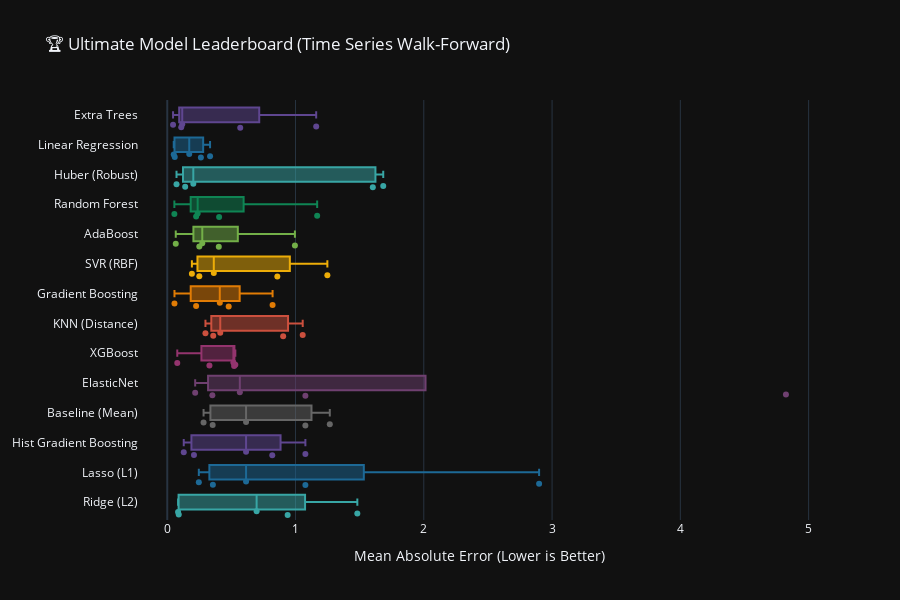

This figure's notebook cell:
### Code cell
import pandas as pd
import numpy as np
import plotly.express as px
import warnings

# Sklearn Core
from sklearn.model_selection import TimeSeriesSplit, KFold, cross_validate
from sklearn.linear_model import LinearRegression, Ridge, Lasso, ElasticNet, HuberRegressor
from sklearn.ensemble import RandomForestRegressor, ExtraTreesRegressor, GradientBoostingRegressor, HistGradientBoostingRegressor, AdaBoostRegressor
from sklearn.neighbors import KNeighborsRegressor
from sklearn.svm import SVR
from sklearn.tree import DecisionTreeRegressor
from sklearn.dummy import DummyRegressor

# External Giants (with safety checks)
try:
    from xgboost import XGBRegressor
except ImportError:
    XGBRegressor = None
try:
    from lightgbm import LGBMRegressor
except ImportError:
    LGBMRegressor = None
try:
    from catboost import CatBoostRegressor
except ImportError:
    CatBoostRegressor = None

# Suppress convergence warnings for cleaner output
warnings.filterwarnings('ignore')

class ModelArena:
    """
    Ultimate ML Pipeline: Section 4 - The 'All-Stars' Model Zoo.
    Benchmarks regular ML models and Time-Series optimized Regressors.
    """
    def __init__(self, df, target_col, time_col=None):
        self.df = df.copy()
        self.target_col = target_col
        self.time_col = time_col
        self.results = []
        
        # Sort by time if applicable
        if self.time_col and self.time_col in self.df.columns:
            self.df = self.df.sort_values(by=self.time_col)
            print(f"⏳ Temporal Mode: Data sorted by '{self.time_col}'.")
        else:
            print("🎲 Standard Mode: Data will be shuffled.")

    def _create_lags(self, df, lags=[1, 2, 3]):
        """
        Engineers Lag Features (t-1, t-2, t-3) to allow ML models to 'see' history.
        """
        df_lagged = df.copy()
        for lag in lags:
            df_lagged[f'target_lag_{lag}'] = df_lagged[self.target_col].shift(lag)
        return df_lagged.dropna()

    def _get_model_zoo(self):
        """Returns a dictionary of all available models."""
        zoo = {
            # --- Baselines ---
            "Baseline (Mean)": DummyRegressor(strategy="mean"),
            
            # --- Linear Family ---
            "Linear Regression": LinearRegression(),
            "Ridge (L2)": Ridge(),
            "Lasso (L1)": Lasso(),
            "ElasticNet": ElasticNet(),
            "Huber (Robust)": HuberRegressor(), # Great for outliers
            
            # --- Support Vector & Neighbors ---
            "SVR (RBF)": SVR(kernel='rbf'),
            "KNN (Distance)": KNeighborsRegressor(n_neighbors=5),
            
            # --- Tree Ensembles ---
            "Random Forest": RandomForestRegressor(n_estimators=100, random_state=42),
            "Extra Trees": ExtraTreesRegressor(n_estimators=100, random_state=42),
            
            # --- Boosting ---
            "AdaBoost": AdaBoostRegressor(random_state=42),
            "Gradient Boosting": GradientBoostingRegressor(random_state=42),
            "Hist Gradient Boosting": HistGradientBoostingRegressor(random_state=42) # Faster sklearn GBM
        }
        
        # Add External Libraries if installed
        if XGBRegressor:
            zoo["XGBoost"] = XGBRegressor(n_estimators=100, learning_rate=0.05, random_state=42, n_jobs=-1)
        if LGBMRegressor:
            zoo["LightGBM"] = LGBMRegressor(n_estimators=100, random_state=42, n_jobs=-1, verbose=-1)
        if CatBoostRegressor:
            zoo["CatBoost"] = CatBoostRegressor(iterations=100, learning_rate=0.05, random_seed=42, verbose=0, allow_writing_files=False)
            
        return zoo

    def run_tournament(self, n_splits=5):
        # 1. Prepare Data
        if self.time_col:
            # Add lags so models can learn temporal patterns
            data = self._create_lags(self.df)
            cv = TimeSeriesSplit(n_splits=n_splits)
            split_type = "Time Series Walk-Forward"
        else:
            data = self.df.copy()
            cv = KFold(n_splits=n_splits, shuffle=True, random_state=42)
            split_type = "K-Fold Random"

        X = data.drop(columns=[self.target_col])
        if self.time_col and self.time_col in X.columns:
            X = X.drop(columns=[self.time_col])
        y = data[self.target_col]

        models = self._get_model_zoo()
        total_models = len(models)
        print(f"⚔️ Starting Tournament with {total_models} models using {split_type}...")

        for i, (name, model) in enumerate(models.items()):
            # Using negative MAE because sklearn cross_validate expects 'higher is better'
            scores = cross_validate(
                model, X, y, cv=cv, 
                scoring=['neg_mean_absolute_error', 'r2'],
                n_jobs=-1  # Parallel processing for speed
            )
            
            # Record results per fold
            for fold_idx in range(n_splits):
                self.results.append({
                    "Model": name,
                    "Fold": fold_idx + 1,
                    "MAE": -scores['test_neg_mean_absolute_error'][fold_idx],
                    "R2": scores['test_r2'][fold_idx],
                    "Split Strategy": split_type
                })
            
            print(f"   [{i+1}/{total_models}] {name} completed.")

        self.results_df = pd.DataFrame(self.results)
        return self.results_df

    def plot_leaderboard(self):
        if not self.results: return "No results."
        
        # Calculate median MAE for sorting the plot
        order = self.results_df.groupby("Model")["MAE"].median().sort_values().index
        
        fig = px.box(
            self.results_df, 
            x="MAE", y="Model", color="Model", 
            points="all",
            category_orders={"Model": order}, # Best models at top
            title=f"🏆 Ultimate Model Leaderboard ({self.results_df['Split Strategy'].iloc[0]})",
            template="plotly_dark",
            color_discrete_sequence=px.colors.qualitative.Prism
        )
        fig.update_layout(
            xaxis_title="Mean Absolute Error (Lower is Better)", 
            yaxis_title=None, 
            showlegend=False, 
            height=600
        )
        return fig

# --- Usage Example ---
target_variable = 'Čistá míra reprodukce'
arena = ModelArena(scaled_df, target_col=target_variable, time_col='Roky')
results = arena.run_tournament()
arena.plot_leaderboard().show()

### Figure 1 — Plotly figure (JSON) as saved in the notebook; plotly's stock layout.template omitted (floating-point values rounded to 4 significant figures)
{"data": [{"alignmentgroup": "True", "boxpoints": "all", "hovertemplate": "Model=%{y}<br>MAE=%{x}<extra></extra>", "legendgroup": "Extra Trees", "marker": {"color": "rgb(95, 70, 144)"}, "name": "Extra Trees", "notched": false, "offsetgroup": "Extra Trees", "orientation": "h", "showlegend": true, "type": "box", "x": [1.161, 0.1089, 0.1168, 0.04517, 0.5689], "x0": " ", "xaxis": "x", "y": ["Extra Trees", "Extra Trees", "Extra Trees", "Extra Trees", "Extra Trees"], "y0": " ", "yaxis": "y"}, {"alignmentgroup": "True", "boxpoints": "all", "hovertemplate": "Model=%{y}<br>MAE=%{x}<extra></extra>", "legendgroup": "Linear Regression", "marker": {"color": "rgb(29, 105, 150)"}, "name": "Linear Regression", "notched": false, "offsetgroup": "Linear Regression", "orientation": "h", "showlegend": true, "type": "box", "x": [0.262, 0.05047, 0.3337, 0.05833, 0.1714], "x0": " ", "xaxis": "x", "y": ["Linear Regression", "Linear Regression", "Linear Regression", "Linear Regression", "Linear Regression"], "y0": " ", "yaxis": "y"}, {"alignmentgroup": "True", "boxpoints": "all", "hovertemplate": "Model=%{y}<br>MAE=%{x}<extra></extra>", "legendgroup": "Huber (Robust)", "marker": {"color": "rgb(56, 166, 165)"}, "name": "Huber (Robust)", "notched": false, "offsetgroup": "Huber (Robust)", "orientation": "h", "showlegend": true, "type": "box", "x": [0.2031, 0.07215, 1.603, 0.1397, 1.684], "x0": " ", "xaxis": "x", "y": ["Huber (Robust)", "Huber (Robust)", "Huber (Robust)", "Huber (Robust)", "Huber (Robust)"], "y0": " ", "yaxis": "y"}, {"alignmentgroup": "True", "boxpoints": "all", "hovertemplate": "Model=%{y}<br>MAE=%{x}<extra></extra>", "legendgroup": "Random Forest", "marker": {"color": "rgb(15, 133, 84)"}, "name": "Random Forest", "notched": false, "offsetgroup": "Random Forest", "orientation": "h", "showlegend": true, "type": "box", "x": [1.169, 0.2251, 0.2371, 0.05537, 0.4043], "x0": " ", "xaxis": "x", "y": ["Random Forest", "Random Forest", "Random Forest", "Random Forest", "Random Forest"], "y0": " ", "yaxis": "y"}, {"alignmentgroup": "True", "boxpoints": "all", "hovertemplate": "Model=%{y}<br>MAE=%{x}<extra></extra>", "legendgroup": "AdaBoost", "marker": {"color": "rgb(115, 175, 72)"}, "name": "AdaBoost", "notched": false, "offsetgroup": "AdaBoost", "orientation": "h", "showlegend": true, "type": "box", "x": [0.9952, 0.2498, 0.273, 0.06626, 0.4018], "x0": " ", "xaxis": "x", "y": ["AdaBoost", "AdaBoost", "AdaBoost", "AdaBoost", "AdaBoost"], "y0": " ", "yaxis": "y"}, {"alignmentgroup": "True", "boxpoints": "all", "hovertemplate": "Model=%{y}<br>MAE=%{x}<extra></extra>", "legendgroup": "SVR (RBF)", "marker": {"color": "rgb(237, 173, 8)"}, "name": "SVR (RBF)", "notched": false, "offsetgroup": "SVR (RBF)", "orientation": "h", "showlegend": true, "type": "box", "x": [0.8582, 0.1921, 0.3627, 0.2498, 1.248], "x0": " ", "xaxis": "x", "y": ["SVR (RBF)", "SVR (RBF)", "SVR (RBF)", "SVR (RBF)", "SVR (RBF)"], "y0": " ", "yaxis": "y"}, {"alignmentgroup": "True", "boxpoints": "all", "hovertemplate": "Model=%{y}<br>MAE=%{x}<extra></extra>", "legendgroup": "Gradient Boosting", "marker": {"color": "rgb(225, 124, 5)"}, "name": "Gradient Boosting", "notched": false, "offsetgroup": "Gradient Boosting", "orientation": "h", "showlegend": true, "type": "box", "x": [0.8211, 0.4096, 0.225, 0.05625, 0.479], "x0": " ", "xaxis": "x", "y": ["Gradient Boosting", "Gradient Boosting", "Gradient Boosting", "Gradient Boosting", "Gradient Boosting"], "y0": " ", "yaxis": "y"}, {"alignmentgroup": "True", "boxpoints": "all", "hovertemplate": "Model=%{y}<br>MAE=%{x}<extra></extra>", "legendgroup": "KNN (Distance)", "marker": {"color": "rgb(204, 80, 62)"}, "name": "KNN (Distance)", "notched": false, "offsetgroup": "KNN (Distance)", "orientation": "h", "showlegend": true, "type": "box", "x": [0.9036, 0.4132, 0.2978, 0.3585, 1.056], "x0": " ", "xaxis": "x", "y": ["KNN (Distance)", "KNN (Distance)", "KNN (Distance)", "KNN (Distance)", "KNN (Distance)"], "y0": " ", "yaxis": "y"}, {"alignmentgroup": "True", "boxpoints": "all", "hovertemplate": "Model=%{y}<br>MAE=%{x}<extra></extra>", "legendgroup": "XGBoost", "marker": {"color": "rgb(148, 52, 110)"}, "name": "XGBoost", "notched": false, "offsetgroup": "XGBoost", "orientation": "h", "showlegend": true, "type": "box", "x": [0.5213, 0.5308, 0.3288, 0.07805, 0.5155], "x0": " ", "xaxis": "x", "y": ["XGBoost", "XGBoost", "XGBoost", "XGBoost", "XGBoost"], "y0": " ", "yaxis": "y"}, {"alignmentgroup": "True", "boxpoints": "all", "hovertemplate": "Model=%{y}<br>MAE=%{x}<extra></extra>", "legendgroup": "ElasticNet", "marker": {"color": "rgb(111, 64, 112)"}, "name": "ElasticNet", "notched": false, "offsetgroup": "ElasticNet", "orientation": "h", "showlegend": true, "type": "box", "x": [1.077, 0.5658, 0.3516, 0.2177, 4.823], "x0": " ", "xaxis": "x", "y": ["ElasticNet", "ElasticNet", "ElasticNet", "ElasticNet", "ElasticNet"], "y0": " ", "yaxis": "y"}, {"alignmentgroup": "True", "boxpoints": "all", "hovertemplate": "Model=%{y}<br>MAE=%{x}<extra></extra>", "legendgroup": "Baseline (Mean)", "marker": {"color": "rgb(102, 102, 102)"}, "name": "Baseline (Mean)", "notched": false, "offsetgroup": "Baseline (Mean)", "orientation": "h", "showlegend": true, "type": "box", "x": [1.077, 0.6144, 0.3541, 0.2831, 1.267], "x0": " ", "xaxis": "x", "y": ["Baseline (Mean)", "Baseline (Mean)", "Baseline (Mean)", "Baseline (Mean)", "Baseline (Mean)"], "y0": " ", "yaxis": "y"}, {"alignmentgroup": "True", "boxpoints": "all", "hovertemplate": "Model=%{y}<br>MAE=%{x}<extra></extra>", "legendgroup": "Hist Gradient Boosting", "marker": {"color": "rgb(95, 70, 144)"}, "name": "Hist Gradient Boosting", "notched": false, "offsetgroup": "Hist Gradient Boosting", "orientation": "h", "showlegend": true, "type": "box", "x": [1.077, 0.6144, 0.2082, 0.1286, 0.8188], "x0": " ", "xaxis": "x", "y": ["Hist Gradient Boosting", "Hist Gradient Boosting", "Hist Gradient Boosting", "Hist Gradient Boosting", "Hist Gradient Boosting"], "y0": " ", "yaxis": "y"}, {"alignmentgroup": "True", "boxpoints": "all", "hovertemplate": "Model=%{y}<br>MAE=%{x}<extra></extra>", "legendgroup": "Lasso (L1)", "marker": {"color": "rgb(29, 105, 150)"}, "name": "Lasso (L1)", "notched": false, "offsetgroup": "Lasso (L1)", "orientation": "h", "showlegend": true, "type": "box", "x": [1.077, 0.6144, 0.3557, 0.2462, 2.899], "x0": " ", "xaxis": "x", "y": ["Lasso (L1)", "Lasso (L1)", "Lasso (L1)", "Lasso (L1)", "Lasso (L1)"], "y0": " ", "yaxis": "y"}, {"alignmentgroup": "True", "boxpoints": "all", "hovertemplate": "Model=%{y}<br>MAE=%{x}<extra></extra>", "legendgroup": "Ridge (L2)", "marker": {"color": "rgb(56, 166, 165)"}, "name": "Ridge (L2)", "notched": false, "offsetgroup": "Ridge (L2)", "orientation": "h", "showlegend": true, "type": "box", "x": [0.6966, 0.0842, 0.9386, 0.08965, 1.482], "x0": " ", "xaxis": "x", "y": ["Ridge (L2)", "Ridge (L2)", "Ridge (L2)", "Ridge (L2)", "Ridge (L2)"], "y0": " ", "yaxis": "y"}], "layout": {"boxmode": "overlay", "height": 600, "legend": {"title": {"text": "Model"}, "tracegroupgap": 0}, "showlegend": false, "title": {"text": "🏆 Ultimate Model Leaderboard (Time Series Walk-Forward)"}, "xaxis": {"anchor": "y", "domain": [0, 1], "title": {"text": "Mean Absolute Error (Lower is Better)"}}, "yaxis": {"anchor": "x", "categoryarray": ["Ridge (L2)", "Lasso (L1)", "Hist Gradient Boosting", "Baseline (Mean)", "ElasticNet", "XGBoost", "KNN (Distance)", "Gradient Boosting", "SVR (RBF)", "AdaBoost", "Random Forest", "Huber (Robust)", "Linear Regression", "Extra Trees"], "categoryorder": "array", "domain": [0, 1], "title": {}}}}
